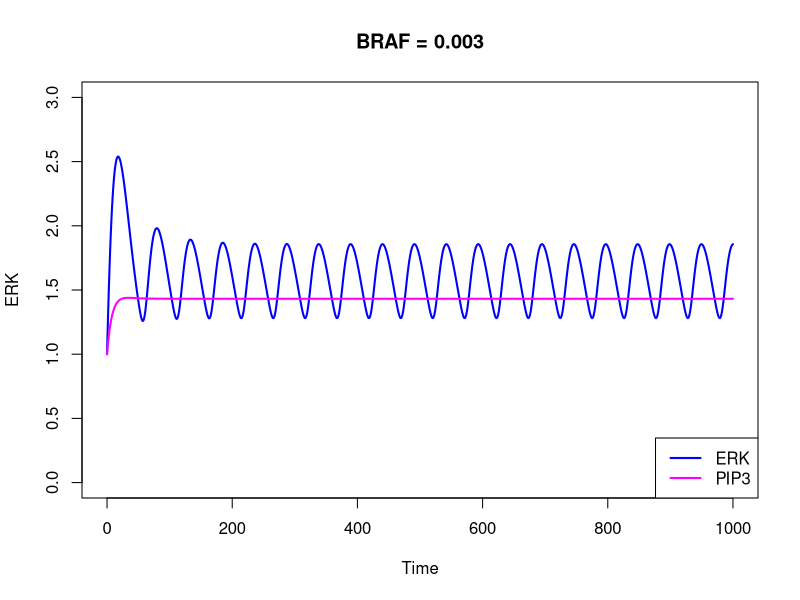
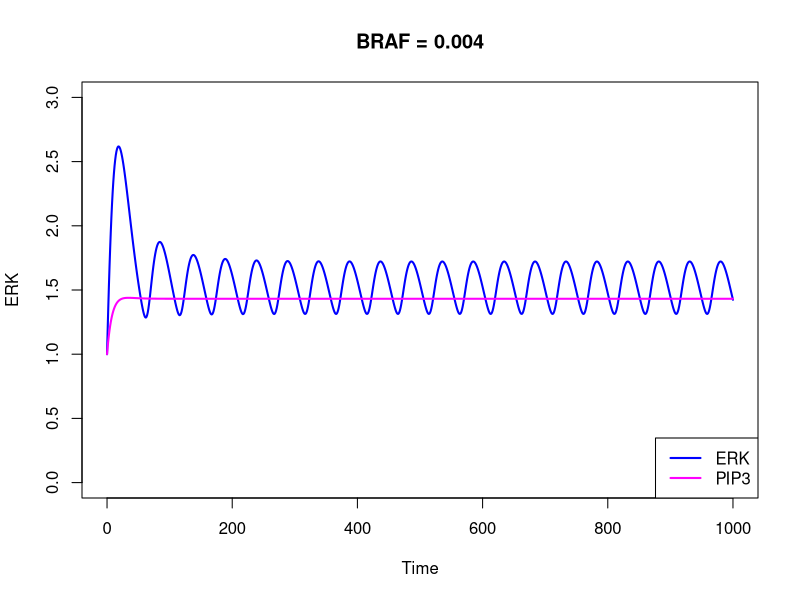
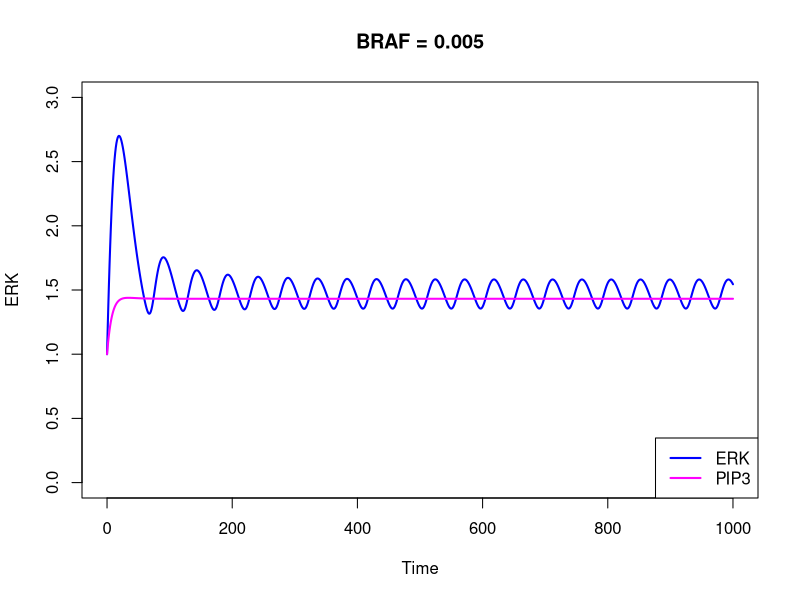
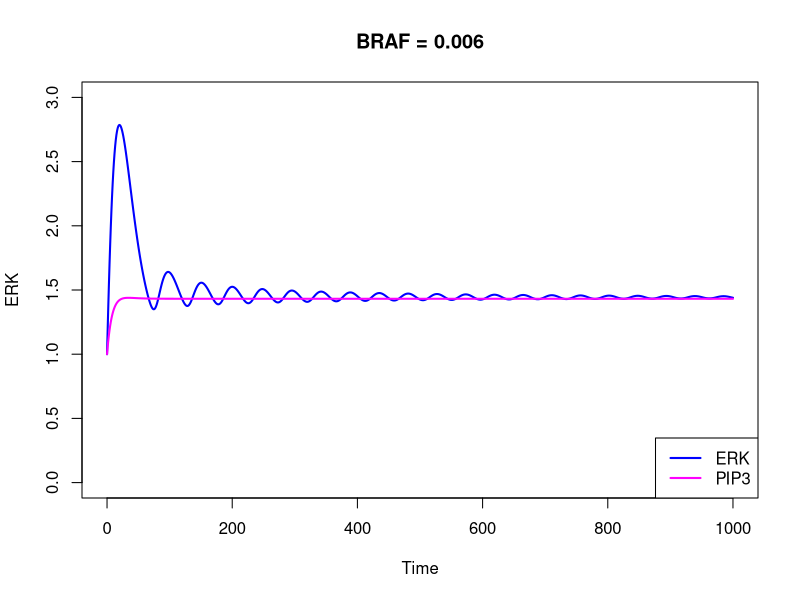
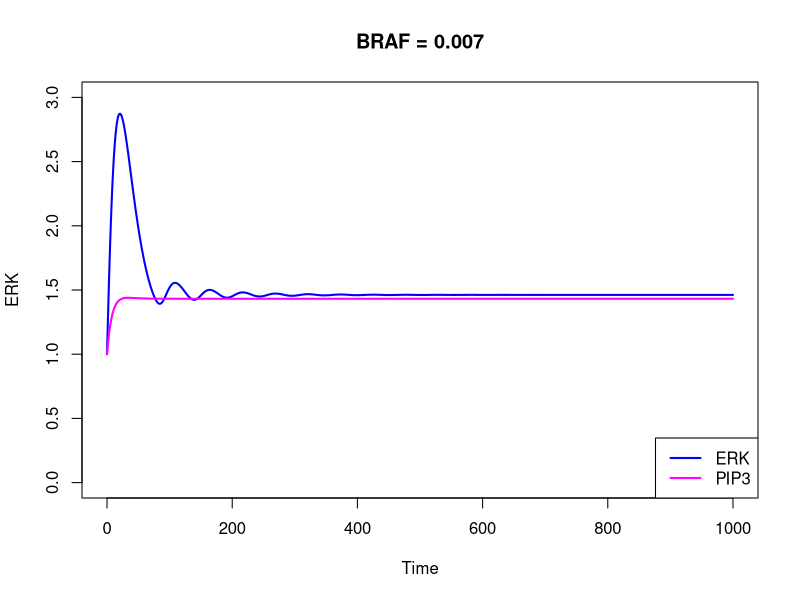
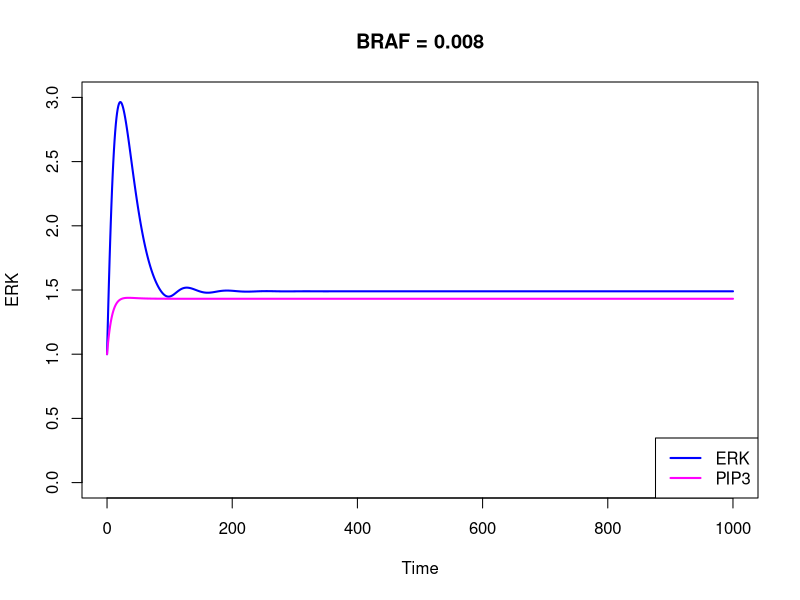
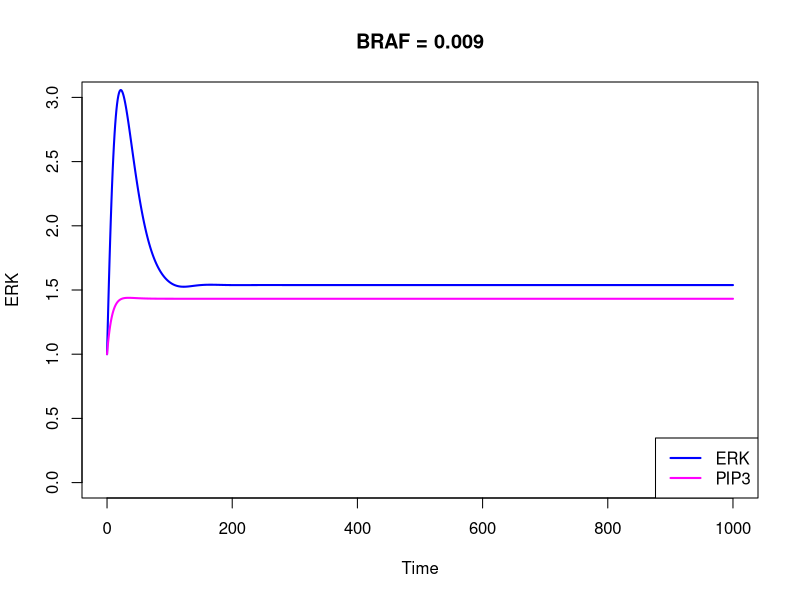
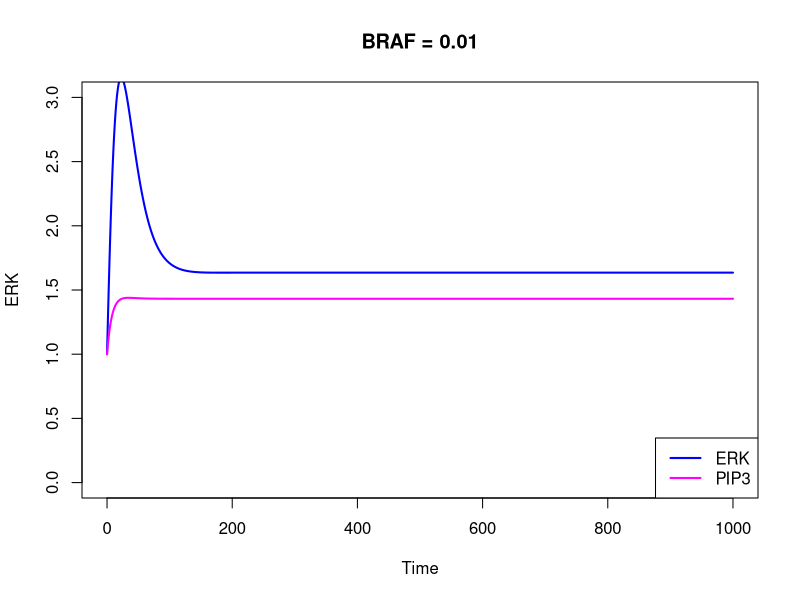

Generate these figures, in order, with R:
rm(list=ls())

library(deSolve)
library(ggplot2)


########### MAPK pathway and Akt pathway #############


# Define the parameters for the simulation
params <- c(NRAS = 0.01, Ras = 0.5, PTEN = 0.8,
            beta_ras = 0.4,
            beta_nras = 0.25,
            beta_braf = 6, beta_raf = 0.1,
            beta_nras1 = 0.1, beta_ras1 = 0.15, beta_pi3k = 0.25,
            beta_pten = 0.1,
            beta_mek = 0.25,
            
            alpha_raf = 0.05, alpha_mek = 0.1, alpha_erk = 0.1,
            alpha_pi3k = 0.08, alpha_pip3 = 0.11
)

# Define the initial conditions
initial_conditions <- c(Raf = 1, 
                        MEK = 1.2, 
                        PI3K = 1, 
                        PIP3 = 1,
                        ERK = 1)

# Define the time sequence for the simulation
times <- seq(0, 1000, by = 1)

# Define the ODE function
MAPK_pathway <- function(time, state, parameters) {
  with(as.list(c(state, parameters)), {
    
    # ODEs for MAPK pathway
    dRaf <- 1/(1+(ERK/1.3)^30)* beta_ras * Ras + beta_nras * NRAS - alpha_raf * Raf
    dMEK <- beta_braf * BRAF + beta_raf * Raf - alpha_mek * MEK
    dERK <- beta_mek * MEK - alpha_erk * ERK
    
    # ODEs for Akt pathway
    dPI3K <- beta_nras1 * NRAS + beta_ras1 * Ras - alpha_pi3k * PI3K
    dPIP3 <- beta_pi3k * PI3K - beta_pten * PTEN - alpha_pip3 * PIP3
    
    return(list(c(dRaf, dMEK, dPI3K, dPIP3, dERK)))
  })
}

# Initialize a vector to store the amplitudes for each BRAF value
braf_values <- seq(0.003, 0.01, by = 0.001)
amplitudes <- numeric(length(braf_values))

# Loop through the different BRAF values
for (i in 1:length(braf_values)) {
  # Update the BRAF parameter
  params["BRAF"] <- braf_values[i]
  
  # Run the ODE simulation
  out <- ode(y = initial_conditions, times = times, func = MAPK_pathway, parms = params)
  
  out_df <- as.data.frame(out)
  
  # Step 1: Remove the initial transient data (e.g., the first 500 time points)
  steady_state_erk <- out_df$ERK[out_df$time > 500]  # Adjust time as needed to skip transients
  
  # Step 2: Calculate the amplitude of the steady-state oscillations
  amplitude_erk <- max(steady_state_erk) - min(steady_state_erk)
  
  # Store the amplitude for the current BRAF value
  amplitudes[i] <- amplitude_erk
  
  # Plot ERK for each BRAF value
  plot(out_df$time, out_df$ERK, type = "l", col = "blue", lwd = 2, main = paste("BRAF =", round(braf_values[i], 4)),
       xlab = "Time", ylab = "ERK", ylim = c(0, 3))
  lines(out_df$time, out_df$PIP3, col = "magenta", lwd = 2)
  legend("bottomright", legend = c("ERK", "PIP3"), col = c("blue", "magenta"), lty = 1, lwd = 2)
  
  # Pause between plots
  Sys.sleep(0.5)  # Adds a small delay so each plot is visible
}

# Print the amplitudes for each BRAF value
print("Amplitudes for each BRAF value:")
print(amplitudes)

# Plot the amplitude vs BRAF value
plot(braf_values, amplitudes, type = "b", col = "blue", pch = 19, main = "Amplitude of ERK vs BRAF",
     xlab = "BRAF", ylab = "Amplitude", ylim = c(0, max(amplitudes)))







########### Phase plot #############

rm(list=ls())

library(deSolve)
library(ggplot2)

########### MAPK pathway and Akt pathway #############
#Y --> X

# Define the parameters for the simulation
params <- c(NRAS = 0.01, Ras = 0.5, PTEN = 0.8,
            beta_ras = 0.4,
            beta_nras = 0.25,
            beta_braf = 6, beta_raf = 0.1,
            beta_nras1 = 0.1, beta_ras1 = 0.15, beta_pi3k = 0.25,
            beta_pten = 0.1,
            beta_mek = 0.25,
            
            alpha_raf = 0.05, alpha_mek = 0.1, alpha_erk = 0.1,
            alpha_pi3k = 0.08, alpha_pip3 = 0.11
)

# Define the initial conditions
initial_conditions <- c(Raf = 1, 
                        MEK = 1.2, 
                        PI3K = 1, 
                        PIP3 = 1,
                        ERK = 1)

# Define the time sequence for the simulation
times <- seq(0, 1000, by = 1)

# Define the ODE function
MAPK_pathway <- function(time, state, parameters) {
  with(as.list(c(state, parameters)), {
    
    # ODEs for MAPK pathway
    dRaf <- 1/(1+(ERK/1.3)^30)* beta_ras * Ras + beta_nras * NRAS - alpha_raf * Raf
    dMEK <- beta_braf * BRAF + beta_raf * Raf - alpha_mek * MEK
    dERK <- beta_mek * MEK - alpha_erk * ERK
    
    # ODEs for Akt pathway
    dPI3K <- beta_nras1 * NRAS + beta_ras1 * Ras - alpha_pi3k * PI3K
    dPIP3 <- beta_pi3k * PI3K - beta_pten * PTEN - alpha_pip3 * PIP3
    
    return(list(c(dRaf, dMEK, dPI3K, dPIP3, dERK)))
  })
}

# Initialize a vector to store the amplitudes for each BRAF value
braf_values <- seq(0.003, 0.01, by = 0.001)

# Loop through the different BRAF values
for (i in 1:length(braf_values)) {
  # Update the BRAF parameter
  params["BRAF"] <- braf_values[i]
  
  # Run the ODE simulation
  out <- ode(y = initial_conditions, times = times, func = MAPK_pathway, parms = params)
  
  out_df <- as.data.frame(out)
  
  #Remove the initial transient data (e.g., the first 500 time points)
  steady_state_erk <- out_df$ERK[out_df$time > 500]  # Adjust time as needed to skip transients
  steady_state_meek <- out_df$MEK[out_df$time > 500]  # MEK values after transient
  
  #Create a phase plot (ERK vs MEK)
  plot(steady_state_erk, steady_state_meek, type = "l", col = "blue", 
       xlab = "ERK", ylab = "MEK", main = paste("Phase Plot (ERK vs MEK) for BRAF =", round(braf_values[i], 4)))
  
  points(steady_state_erk, steady_state_meek, col = "red", pch = 16)
  
  # Pause between plots
  Sys.sleep(0.5)  # Adds a small delay so each plot is visible
}


# Plot MEK vs. ERK to explore phase behavior
ggplot(out_df, aes(x = MEK, y = ERK)) +
  geom_path(color = "blue") +
  labs(title = "Phase Plot of MEK vs ERK",
       x = "MEK",
       y = "ERK")




### Saddle node bifurcation in BRAF vs ERK
# Set up a range of BRAF values to test
braf_values <- seq(0.003, 0.01, by = 0.0005)

# Initialize vectors to store the bifurcation data
braf_list <- numeric()
max_erk <- numeric()
min_erk <- numeric()

# Loop over each BRAF value to perform the bifurcation analysis
for (BRAF_value in braf_values) {
  # Update BRAF in parameters
  params["BRAF"] <- BRAF_value
  
  # Run the ODE simulation
  out <- ode(y = initial_conditions, times = times, func = MAPK_pathway, parms = params)
  out_df <- as.data.frame(out)
  
  # Remove transient data (e.g., the first 500 time points) to focus on steady-state behavior
  steady_state_erk <- out_df$ERK[out_df$time > 500]
  
  # Calculate the maximum and minimum ERK values after transient removal
  max_erk_value <- max(steady_state_erk)
  min_erk_value <- min(steady_state_erk)
  
  # Store the results for the bifurcation plot
  braf_list <- c(braf_list, BRAF_value)
  max_erk <- c(max_erk, max_erk_value)
  min_erk <- c(min_erk, min_erk_value)
}

# Create a data frame to store the bifurcation results
bifurcation_df <- data.frame(BRAF = braf_list, Max_ERK = max_erk, Min_ERK = min_erk)

# Plotting the bifurcation diagram for ERK vs BRAF with threshold line
ggplot(bifurcation_df, aes(x = BRAF)) +
  geom_line(aes(y = Max_ERK, color = "Max ERK"), size = 1.2) +  # Plot max ERK as stable branch
  geom_line(aes(y = Min_ERK, color = "Min ERK"), size = 1.2) + # Plot min ERK as unstable branch
  geom_hline(yintercept = 1.5, linetype = "dashed", color = "black", size = 1) + # Threshold line at ERK = 1.5
  labs(title = "Bifurcation Diagram for ERK vs BRAF with Threshold",
       x = "BRAF (nM)",
       y = "ERK (nM)",
       color = "") +  # Legend title
  scale_color_manual(values = c("Max ERK" = "lightgreen", "Min ERK" = "darkgreen", "Threshold" = "black" )) +
  theme_minimal() +
  theme(plot.title = element_text(hjust = 0.5))
